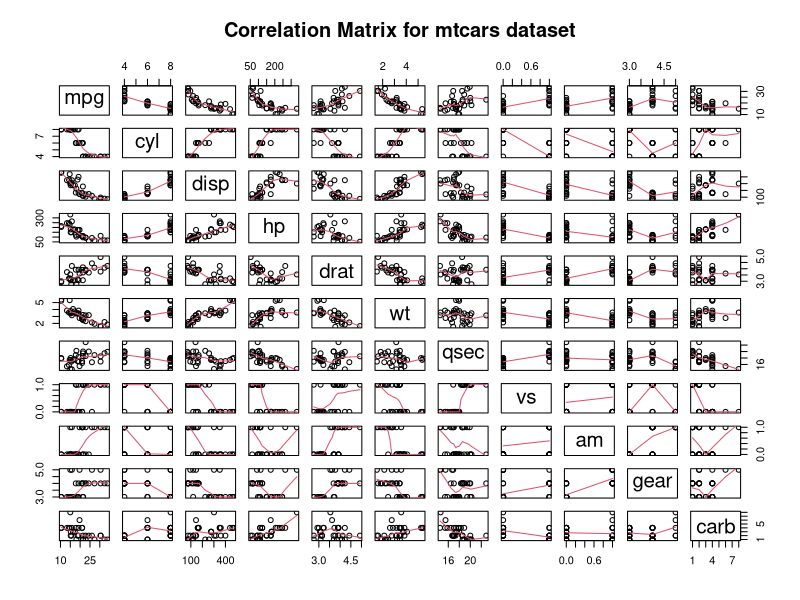
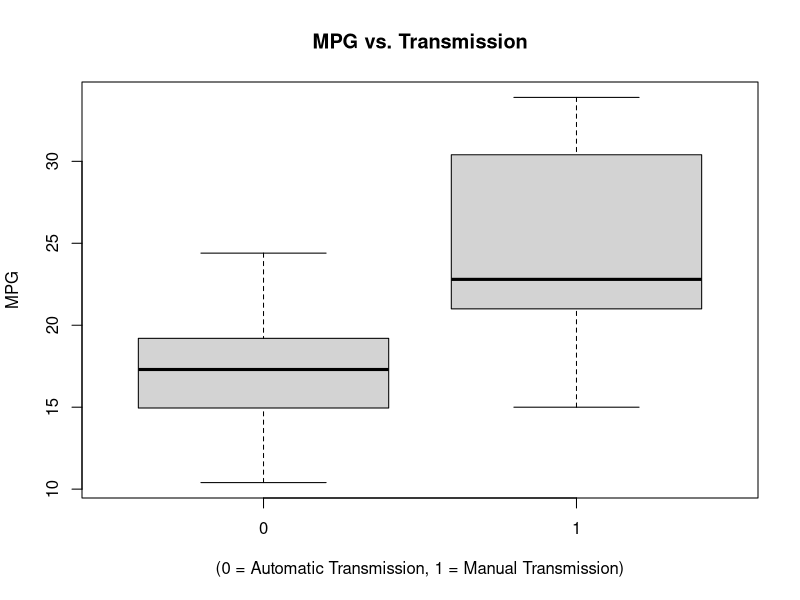
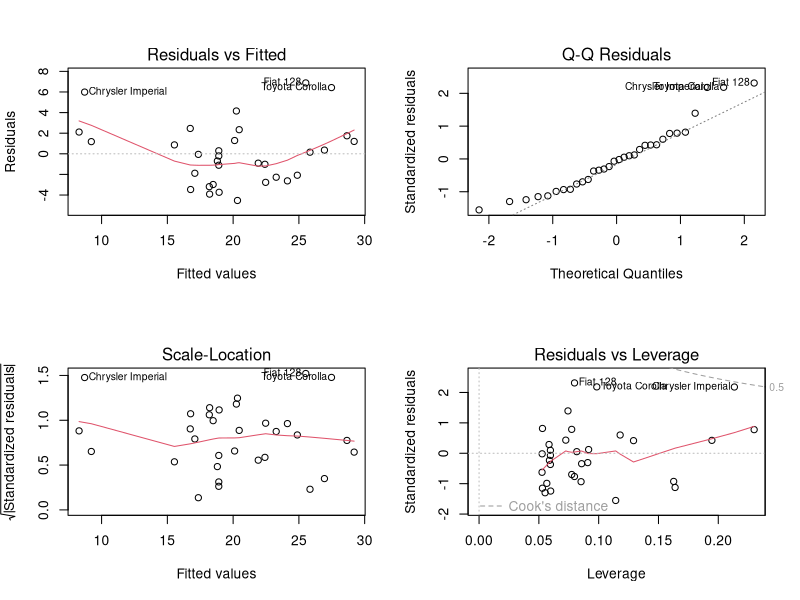
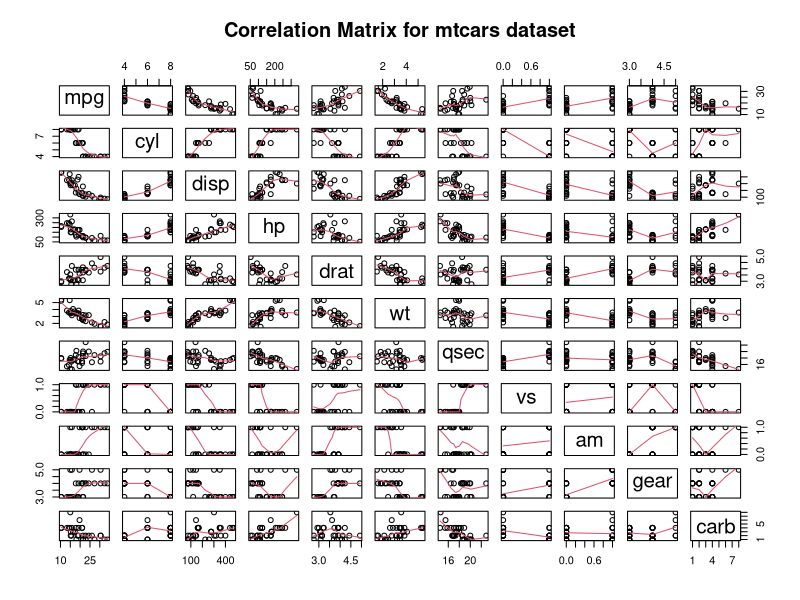
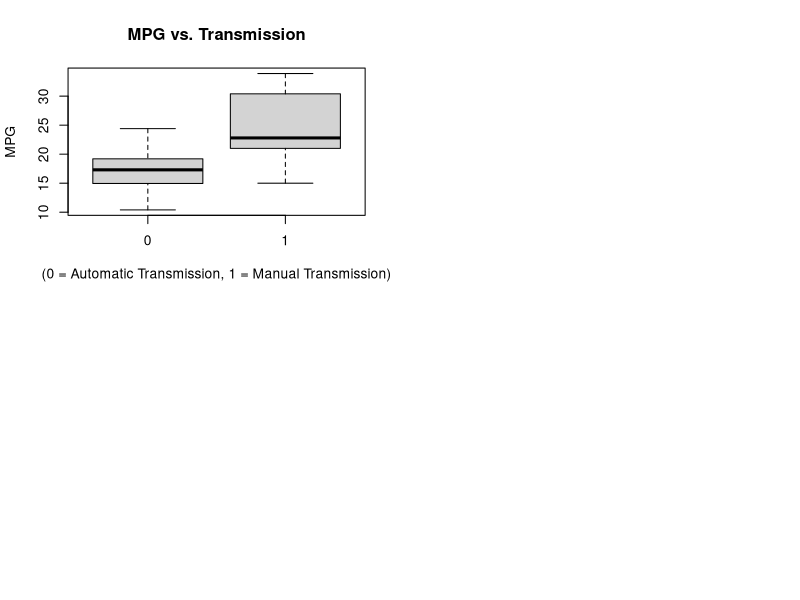
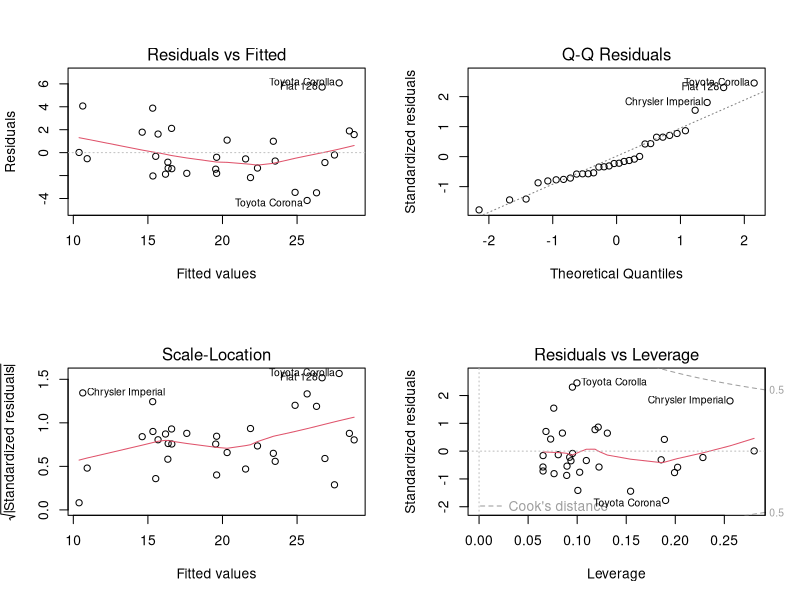

Recreate these plots in R, in order.
## ---- chunk 1
    library(knitr)
    opts_chunk$set(echo=TRUE, warning=FALSE, message=FALSE)
## ---- chunk 2
pairs(mtcars, panel=panel.smooth, main="Correlation Matrix for mtcars dataset")
## ---- chunk 3
boxplot(mpg ~ am, data = mtcars, xlab = " (0 = Automatic Transmission, 1 = Manual Transmission) ", ylab = "MPG", main = "MPG vs. Transmission")
## ---- chunk 4
t.test(mpg ~ am, data = mtcars)
## ---- chunk 5
model_all <- lm(mpg ~., data = mtcars)
summary(model_all)
## ---- chunk 6
model_1 <- lm(mpg ~ wt, data = mtcars)
model_2 <- lm(mpg ~ wt + am,  data = mtcars)
model_3 <- lm(mpg ~ wt + am + cyl,  data = mtcars)
model_4 <- lm(mpg ~ wt + am + hp,  data = mtcars)
## ---- chunk 7
par(mfrow = c(2, 2))
plot(model_2)
## ---- chunk 8
model_2 <- lm(mpg ~ wt + am,  data = mtcars)
new_data_am = data.frame(wt = mean(mtcars$wt), am=0)
p_am <- predict(model_2, newdata = new_data_am, level=0.95, interval="confidence")
new_data_manual = data.frame(wt = mean(mtcars$wt), am=1)
p_manual <- predict(model_2, newdata = new_data_manual, level=0.95, interval="confidence")
## ---- chunk 9
pairs(mtcars, panel=panel.smooth, main="Correlation Matrix for mtcars dataset")
boxplot(mpg ~ am, data = mtcars, xlab = " (0 = Automatic Transmission, 1 = Manual Transmission) ", ylab = "MPG", main = "MPG vs. Transmission")
## ---- chunk 10
t.test(mpg ~ am, data = mtcars)
## ---- chunk 11
par(mfrow = c(2, 2))
plot(model_3)
